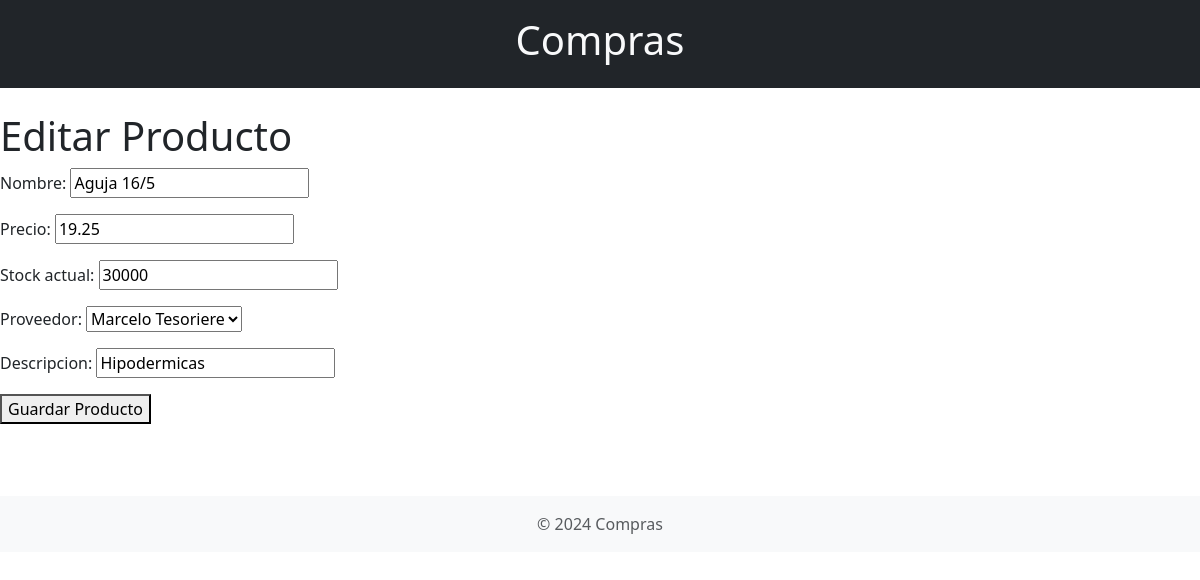
Screenshot of /agregar_editar_producto/1/ with the database file from the repository.
### compra/models.py (models this page shows, shortened)
class Producto(models.Model):
    id= models.AutoField(primary_key=True)
    nombre = models.CharField(max_length=100)
    precio = models.DecimalField(max_digits=10, decimal_places=2, default= 0)
    categoria= models.CharField(max_length=100, default= 'sin categoria')
    descripcion = models.CharField (max_length=100, blank=True,)
    stock_actual = models.PositiveIntegerField()
    proveedor = models.ForeignKey(Proveedor, on_delete=models.CASCADE)
    class Meta:
        verbose_name= 'Producto'
        verbose_name_plural='Productos'
        ordering= ['nombre']

class Proveedor(models.Model):
    id=models.AutoField(primary_key= True)
    nombre = models.CharField(max_length=100)
    apellido = models.CharField(max_length=100)
    tipo_documento= models.CharField(null=not (""), max_length=50)
    dni = models.CharField(max_length=10)
    mail_contacto =models.EmailField(null= not (""), max_length=254)
    class Meta:
        verbose_name= 'Proveedor'
        verbose_name_plural= 'Proveedores'
        ordering= ['nombre']
    def __str__(self):
        return f"{self.nombre} {self.apellido}"

### compra/views.py (the view)
# urls.py: path('agregar_editar_producto/<int:id>/', views.agregar_editar_producto, name='agregar_editar_producto'),
def agregar_editar_producto(request, id=None):
    if id:
        producto = get_object_or_404(Producto, id=id)
    else:
        producto = None
    if request.method == 'POST':
        form = ProductoForm(request.POST, instance=producto)
        if form.is_valid():
            form.save()
            return redirect('listar_productos')
    else:
        form = ProductoForm(instance=producto)
    return render(request, 'agregar_editar_producto.html', {'form': form})

### compra/forms.py
class ProductoForm(forms.ModelForm):
    class Meta:
        model = Producto
        fields = ['id','nombre', 'precio', 'stock_actual', 'proveedor', 'descripcion']

### compra/templates/agregar_editar_producto.html (shortened to what this page needs)
{% extends 'index.html' %}
{% block content %}
    <h1>{% if form.instance.id %}Editar Producto{% else %}Agregar Producto{% endif %}</h1>
    <form method="post">
        {{ form.as_p }}
        <button type="submit">Guardar Producto</button>
    </form>
{% endblock %}

### rows the page displays
Producto: nombre "Aguja 16/5", precio "19.25", stock_actual "30000", proveedor "Marcelo Tesoriere", descripcion "Hipodermicas"
